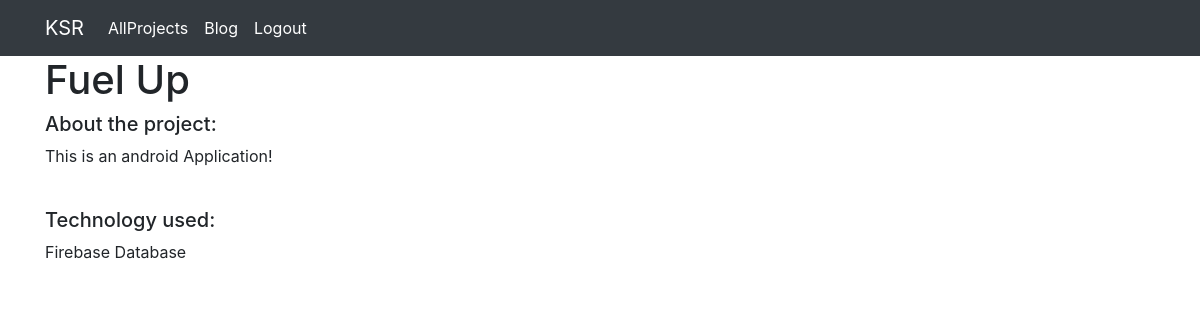
Page /projects/1/ (signed in) on the committed database.
### projects/models.py (models this page shows, shortened)
class Project(models.Model):
    user = models.ForeignKey(User, on_delete=models.CASCADE)
    title = models.CharField(max_length=100)
    description = models.TextField()
    technology = models.TextField()
    projectcategory = models.ForeignKey("ProjectCategory",on_delete=models.CASCADE)

### projects/views.py (the view)
# urls.py: path("<int:pk>/", views.project_detail, name="project_detail"),
def project_detail(request, pk):
    project = Project.objects.get(pk=pk)
    context = {"project": project}
    return render(request, "project_detail.html", context)

### projects/templates/project_detail.html
{% extends "base.html" %}
{% load static %}
{% block page_content %}
<h1>{{ project.title }}</h1>
<div class="row">
    <div class="col-md-8">
        <h5>About the project:</h5>
        <p>{{ project.description }}</p>
        <br>
        <h5>Technology used:</h5>
        <p>{{ project.technology }}</p>
    </div>
</div>
{% endblock %}

### MyBlog/templates/base.html (shortened to what this page needs)
<link rel="stylesheet" href="https://stackpath.bootstrapcdn.com/bootstrap/4.1.3/css/bootstrap.min.css">
<nav class="navbar navbar-expand-lg navbar-dark bg-dark">
    <div class="container">
        <a class="navbar-brand" href="{% url 'profile_project_index' %}">{{request.user.username}}</a>
        <div class="collapse navbar-collapse" id="navbarSupportedContent">
          <ul class="navbar-nav mr-auto">
            <li class="nav-item active">
              <a class="nav-link" href="{% url 'project_index' %}">AllProjects</a>
            </li>
            <li class="nav-item active">
              <a class="nav-link" href="{% url 'blog_index' %}">Blog</a>
            </li>
              <li class="nav-item active">
              <a class="nav-link" href="{% url 'logout' %}">Logout</a>
            </li>
          </ul>
        </div>
    </div>
</nav>
<div class="container">
    {% if user.is_authenticated %}
        {% block page_content %}
        {% endblock %}
    {% else %}
        <h1>Please login before you can proceed any further!</h1>
        <a href="/login/login">You can Login here!</a>
    {% endif%}
</div>

### rows in the picture
Project: title "Fuel Up", description "This is an android Application!", technology "Firebase Database"

### other values in the picture
{{ request.user.username }} "KSR"
